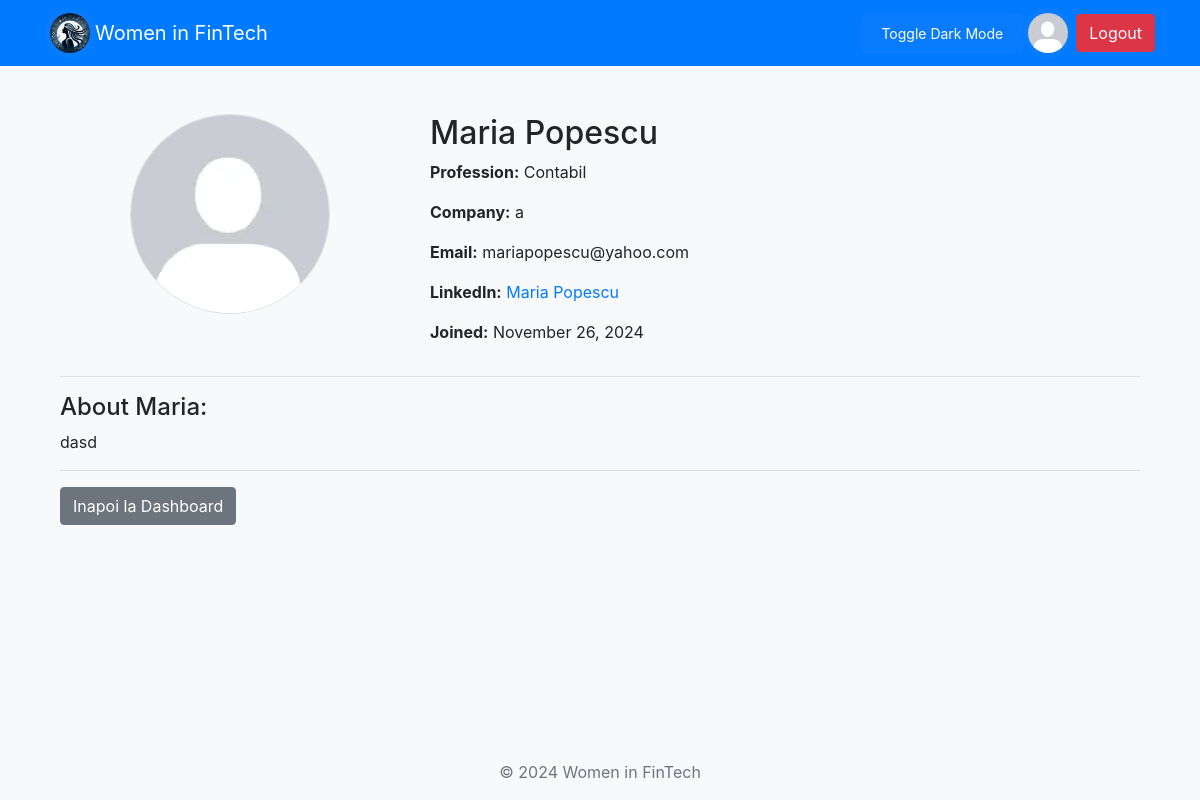
Page /profile_view.php?id=3 (signed in) on the committed database.
### tables this page shows
CREATE TABLE `members` (
  `id` int(11) NOT NULL,
  `first_name` varchar(50) NOT NULL,
  `last_name` varchar(50) NOT NULL,
  `email` varchar(100) NOT NULL,
  `profession` varchar(100) DEFAULT '-',
  `company` varchar(100) DEFAULT '-',
  `expertise` text DEFAULT NULL,
  `linkedin_profile` varchar(255) DEFAULT NULL,
  `pfp` varchar(500) NOT NULL DEFAULT 'resources/default_profile_pic.jpg',
  `status` enum('admin','member','mentor') DEFAULT 'member',
  `created_at` timestamp NOT NULL DEFAULT current_timestamp(),
  `password` varchar(200) NOT NULL DEFAULT 'parola'
);

### profile_view.php (the view, shortened to what this page needs)
<?php
require 'includes/header.php';
$id = (int)$_GET['id'];
$database = new Database();
$db = $database->getConnection();
$sql = $db->prepare("SELECT * FROM members WHERE id = :id");
$sql->bindParam(':id', $id, PDO::PARAM_INT);
$sql->execute();
$user = $sql->fetch(PDO::FETCH_ASSOC);
?>
    <div class="container mt-4">
        <div class="row">
            <div class="col-md-4 text-center">
                <img src="<?php echo htmlspecialchars($user['pfp'] ? $user['pfp'] : 'resources/default_profile_pic.jpg'); ?>"
                     alt="Profile Picture"
                     class="img-fluid rounded-circle border"
                     style="max-width: 200px;">
            </div>
            <div class="col-md-8">
                <h2><?php echo htmlspecialchars($user['first_name'] . " " . $user['last_name']); ?></h2>
                <p><strong>Profession:</strong> <?php echo htmlspecialchars($user['profession']); ?></p>
                <p><strong>Company:</strong> <?php echo htmlspecialchars($user['company']); ?></p>
                <p><strong>Email:</strong> <?php echo htmlspecialchars($user['email']); ?></p>
                <p><strong>LinkedIn:</strong> <a href="<?php echo htmlspecialchars($user['linkedin_profile']); ?>"><?php echo htmlspecialchars($user['first_name'] . " " . $user['last_name']); ?></a></p>
                <p><strong>Joined:</strong> <?php echo htmlspecialchars(date('F d, Y', strtotime($user['created_at']))); ?></p>
            </div>
        </div>
        <hr>
        <h4>About <?php echo htmlspecialchars($user['first_name']); ?>:</h4>
        <p><?php echo nl2br(htmlspecialchars($user['expertise'])); ?></p>
        <hr>
        <a href="dashboard.php" class="btn btn-secondary">Inapoi la Dashboard</a>
    </div>
<?php
include_once 'includes/footer.php';
?>

### includes/header.php (shortened to what this page needs)
<?php
$database = new Database();
$db = $database->getConnection();
if(isset($_SESSION['user'])){
    $userId = $_SESSION['user']['id'];
    $query = "SELECT pfp FROM members WHERE id = :id";
    $stmt = $db->prepare($query);
    $stmt->bindParam(':id', $userId, PDO::PARAM_INT);
    $stmt->execute();
    $user = $stmt->fetch(PDO::FETCH_ASSOC);
}
$profilePic = $user['pfp'] ?? 'resources/default_profile_pic.jpg';
?>
<!DOCTYPE html>
<html lang="ro">
<head>
    <link rel="stylesheet"
          href="https://stackpath.bootstrapcdn.com/bootstrap/4.5.2/css/bootstrap.min.css">
    <link rel="stylesheet" href="css/style.css">
</head>
<body class="bg-light">
<nav class="navbar navbar-expand-lg navbar-dark bg-primary">
    <div class="container">
        <img class="logo" src="logo.png" style="width: 50px; height: auto; border-radius: 50%; border: 5px solid #087cfc;">
        <a class="navbar-brand" href="<?php echo isset($_SESSION['user']) ? 'dashboard.php' : 'index.php'; ?>">Women in FinTech</a>
        <input onclick="darkMode()" id="darkButton" class="btn btn-primary" type="button" value="Toggle Dark Mode">
        <?php if (isset($_SESSION['user'])): ?>
        <a href="edit_profile.php" style="padding-right: 3px">
            <img class="pfp" src="<?php echo htmlspecialchars($profilePic); ?>" style="width: 50px; height: 50px; border-radius: 50%; border: 5px solid #087cfc;">
        </a>
        <?php endif; ?>
        <div class="ml-auto">
            <?php if (isset($_SESSION['user'])): ?>
                <a href="logout.php" class="btn btn-danger">Logout</a>
            <?php else: ?>
                <a href="login.php" class="btn btn-success">Login</a>
            <?php endif; ?>
    </div>
</nav>
<div class="container mt-4">

### css/style.css (style rules this page uses)
body { min-height: 100vh; display: flex; flex-direction: column; }
.logo { border-radius: 50%; }
#darkButton { float: right; background-color: #087cfc; color: white; border: none; padding: 10px 20px; border-radius: 5px; cursor: pointer; font-size: 14px; }

### rows in the picture
members: pfp (placeholder picture)
members: pfp (placeholder picture), first_name+last_name "Maria Popescu", profession "Contabil", company "a", email "mariapopescu@yahoo.com", created_at "November 26, 2024", first_name "Maria", expertise "dasd"
